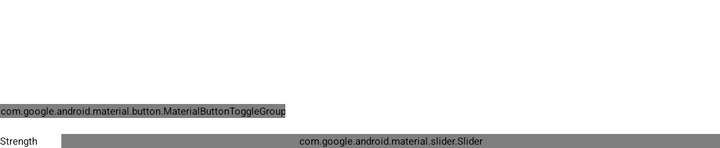
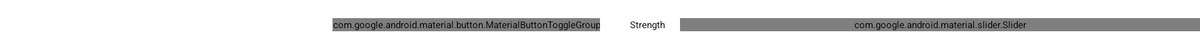

An Android layout and its configuration variant, each rendered on a device that would load it. The default file and the variant file are quoted in full after the pictures.
<!-- AndroidManifest.xml: application theme Theme.Stylo2 -->
<!-- res/layout/view_tool_settings.xml -->
<?xml version="1.0" encoding="utf-8"?>
<LinearLayout xmlns:android="http://schemas.android.com/apk/res/android"
    xmlns:app="http://schemas.android.com/apk/res-auto"
    android:layout_width="match_parent"
    android:layout_height="wrap_content"
    android:orientation="vertical">

    <LinearLayout
        android:id="@+id/tool_header"
        android:layout_width="match_parent"
        android:layout_height="wrap_content"
        android:gravity="center_vertical"
        android:orientation="horizontal">

        <ImageView
            android:id="@android:id/icon"
            android:layout_width="40dp"
            android:layout_height="40dp"
            android:layout_marginEnd="16dp"
            android:background="@drawable/tool_icon_background"
            android:importantForAccessibility="no"
            android:padding="8dp"
            app:tint="?attr/colorOnSecondaryContainer" />

        <LinearLayout
            android:layout_width="0dp"
            android:layout_height="wrap_content"
            android:layout_weight="1"
            android:orientation="vertical">

            <TextView
                android:id="@android:id/title"
                android:layout_width="wrap_content"
                android:layout_height="wrap_content"
                android:textAppearance="?attr/textAppearanceTitleMedium" />

            <TextView
                android:id="@android:id/summary"
                android:layout_width="wrap_content"
                android:layout_height="wrap_content"
                android:ellipsize="end"
                android:maxLines="1"
                android:textAppearance="?attr/textAppearanceBodyMedium"
                android:textColor="?android:attr/textColorSecondary" />
        </LinearLayout>
    </LinearLayout>

    <com.google.android.material.button.MaterialButtonToggleGroup
        android:id="@+id/textures"
        style="@style/Widget.Material3Expressive.MaterialButtonToggleGroup"
        android:layout_width="wrap_content"
        android:layout_height="wrap_content"
        android:layout_marginTop="12dp"
        app:selectionRequired="true"
        app:singleSelection="true">

        <Button
            android:id="@+id/texture_off"
            style="@style/Stylo2.TextureButton"
            android:contentDescription="@string/texture_off"
            app:icon="@drawable/ic_texture_off" />

        <Button
            android:id="@+id/texture_pencil"
            style="@style/Stylo2.TextureButton"
            android:contentDescription="@string/texture_pencil"
            app:icon="@drawable/ic_texture_pencil" />

        <Button
            android:id="@+id/texture_eraser"
            style="@style/Stylo2.TextureButton"
            android:contentDescription="@string/texture_eraser"
            app:icon="@drawable/ic_texture_eraser" />

        <Button
            android:id="@+id/texture_ballpen"
            style="@style/Stylo2.TextureButton"
            android:contentDescription="@string/texture_ballpen"
            app:icon="@drawable/ic_texture_ballpen" />

        <Button
            android:id="@+id/texture_pen"
            style="@style/Stylo2.TextureButton"
            android:contentDescription="@string/texture_pen"
            app:icon="@drawable/ic_texture_pen" />
    </com.google.android.material.button.MaterialButtonToggleGroup>

    <LinearLayout
        android:layout_width="match_parent"
        android:layout_height="wrap_content"
        android:layout_marginTop="8dp"
        android:gravity="center_vertical"
        android:orientation="horizontal">

        <TextView
            android:id="@+id/strength_label"
            android:layout_width="wrap_content"
            android:layout_height="wrap_content"
            android:text="@string/level_title"
            android:textAppearance="?attr/textAppearanceLabelLarge" />

        <com.google.android.material.slider.Slider
            android:id="@+id/strength"
            style="@style/Widget.Material3Expressive.Slider.Small"
            android:layout_width="0dp"
            android:layout_height="wrap_content"
            android:layout_weight="1"
            android:layout_marginStart="12dp"
            android:contentDescription="@string/level_title"
            android:stepSize="1"
            android:valueFrom="0"
            android:valueTo="4"
            app:tickVisible="true" />
    </LinearLayout>
</LinearLayout>
<!-- resources referenced by this layout -->
<resources>
  <!-- drawable ic_texture_ballpen (drawable) -->
  <?xml version="1.0" encoding="utf-8"?>
  <vector xmlns:android="http://schemas.android.com/apk/res/android"
      android:width="24dp" android:height="24dp"
      android:viewportWidth="614.4" android:viewportHeight="614.4"
      android:tint="?attr/colorControlNormal">
      <group android:translateX="51.2" android:translateY="51.2">
          <path android:fillColor="@android:color/white" android:pathData="M362.7 19.3L314.3 67.7 444.3 197.7l48.4-48.4c25-25 25-65.5 0-90.5L453.3 19.3c-25-25-65.5-25-90.5 0zm-71 71L58.6 323.5c-10.4 10.4-18 23.3-22.2 37.4L1 481.2C-1.5 489.7 .8 498.8 7 505s15.3 8.5 23.7 6.1l120.3-35.4c14.1-4.2 27-11.8 37.4-22.2L421.7 220.3 291.7 90.3z" />
      </group>
  </vector>
  <!-- drawable ic_texture_eraser (drawable) -->
  <?xml version="1.0" encoding="utf-8"?>
  <vector xmlns:android="http://schemas.android.com/apk/res/android"
      android:width="24dp" android:height="24dp"
      android:viewportWidth="691.2" android:viewportHeight="691.2"
      android:tint="?attr/colorControlNormal">
      <group android:translateX="57.6" android:translateY="89.6">
          <path android:fillColor="@android:color/white" android:pathData="M290.7 57.4L57.4 290.7c-25 25-25 65.5 0 90.5l80 80c12 12 28.3 18.7 45.3 18.7L288 480l9.4 0L512 480c17.7 0 32-14.3 32-32s-14.3-32-32-32l-124.1 0L518.6 285.3c25-25 25-65.5 0-90.5L381.3 57.4c-25-25-65.5-25-90.5 0zM297.4 416l-9.4 0-105.4 0-80-80L227.3 211.3 364.7 348.7 297.4 416z" />
      </group>
  </vector>
  <!-- drawable ic_texture_pen (drawable) -->
  <?xml version="1.0" encoding="utf-8"?>
  <vector xmlns:android="http://schemas.android.com/apk/res/android"
      android:width="24dp" android:height="24dp"
      android:viewportWidth="614.4" android:viewportHeight="614.4"
      android:tint="?attr/colorControlNormal">
      <group android:translateX="51.2" android:translateY="51.2">
          <path android:fillColor="@android:color/white" android:pathData="M373.5 27.1C388.5 9.9 410.2 0 433 0c43.6 0 79 35.4 79 79c0 22.8-9.9 44.6-27.1 59.6L277.7 319l-10.3-10.3-64-64L193 234.3 373.5 27.1zM170.3 256.9l10.4 10.4 64 64 10.4 10.4-19.2 83.4c-3.9 17.1-16.9 30.7-33.8 35.4L24.3 510.3l95.4-95.4c2.6 .7 5.4 1.1 8.3 1.1c17.7 0 32-14.3 32-32s-14.3-32-32-32s-32 14.3-32 32c0 2.9 .4 5.6 1.1 8.3L1.7 487.6 51.5 310c4.7-16.9 18.3-29.9 35.4-33.8l83.4-19.2z" />
      </group>
  </vector>
  <string name="level_title">Strength</string>
  <string name="texture_ballpen">Ballpoint pen</string>
  <string name="texture_eraser">Eraser</string>
  <string name="texture_off">No vibration</string>
  <string name="texture_pen">Pen</string>
  <string name="texture_pencil">Pencil</string>
  <style name="Stylo2.TextureButton" parent="Widget.Material3Expressive.Button.IconButton.Tonal">
          <item name="android:layout_width">56dp</item>
          <item name="android:layout_height">48dp</item>
          <item name="android:checkable">true</item>
          <item name="android:minWidth">0dp</item>
          <item name="android:paddingStart">0dp</item>
          <item name="android:paddingEnd">0dp</item>
          <item name="iconGravity">textStart</item>
          <item name="iconPadding">0dp</item>
      </style>
  <style name="Theme.Stylo2" parent="Theme.Material3Expressive.DynamicColors.DayNight.NoActionBar">
          <item name="android:statusBarColor">@android:color/transparent</item>
          <item name="android:navigationBarColor">@android:color/transparent</item>
          <item name="android:windowLightStatusBar">true</item>
          <item name="android:windowLightNavigationBar">true</item>
          <item name="preferenceTheme">@style/PreferenceThemeOverlay</item>
      </style>
  <!-- some entries are left out for length -->
</resources>
<!-- res/layout-w800dp/view_tool_settings.xml (the repository's variant of the layout above) -->
<!-- drawn on a 7-inch tablet turned sideways -->
<?xml version="1.0" encoding="utf-8"?>
<LinearLayout xmlns:android="http://schemas.android.com/apk/res/android"
    xmlns:app="http://schemas.android.com/apk/res-auto"
    android:layout_width="match_parent"
    android:layout_height="wrap_content"
    android:gravity="center_vertical"
    android:orientation="horizontal">

    <LinearLayout
        android:id="@+id/tool_header"
        android:layout_width="@dimen/tool_header_width"
        android:layout_height="wrap_content"
        android:gravity="center_vertical"
        android:orientation="horizontal">

        <ImageView
            android:id="@android:id/icon"
            android:layout_width="40dp"
            android:layout_height="40dp"
            android:layout_marginEnd="16dp"
            android:background="@drawable/tool_icon_background"
            android:importantForAccessibility="no"
            android:padding="8dp"
            app:tint="?attr/colorOnSecondaryContainer" />

        <LinearLayout
            android:layout_width="0dp"
            android:layout_height="wrap_content"
            android:layout_weight="1"
            android:orientation="vertical">

            <TextView
                android:id="@android:id/title"
                android:layout_width="wrap_content"
                android:layout_height="wrap_content"
                android:textAppearance="?attr/textAppearanceTitleMedium" />

            <TextView
                android:id="@android:id/summary"
                android:layout_width="wrap_content"
                android:layout_height="wrap_content"
                android:ellipsize="end"
                android:maxLines="1"
                android:textAppearance="?attr/textAppearanceBodyMedium"
                android:textColor="?android:attr/textColorSecondary" />
        </LinearLayout>
    </LinearLayout>

    <com.google.android.material.button.MaterialButtonToggleGroup
        android:id="@+id/textures"
        style="@style/Widget.Material3Expressive.MaterialButtonToggleGroup"
        android:layout_width="wrap_content"
        android:layout_height="wrap_content"
        android:layout_marginStart="16dp"
        app:selectionRequired="true"
        app:singleSelection="true">

        <Button
            android:id="@+id/texture_off"
            style="@style/Stylo2.TextureButton"
            android:contentDescription="@string/texture_off"
            app:icon="@drawable/ic_texture_off" />

        <Button
            android:id="@+id/texture_pencil"
            style="@style/Stylo2.TextureButton"
            android:contentDescription="@string/texture_pencil"
            app:icon="@drawable/ic_texture_pencil" />

        <Button
            android:id="@+id/texture_eraser"
            style="@style/Stylo2.TextureButton"
            android:contentDescription="@string/texture_eraser"
            app:icon="@drawable/ic_texture_eraser" />

        <Button
            android:id="@+id/texture_ballpen"
            style="@style/Stylo2.TextureButton"
            android:contentDescription="@string/texture_ballpen"
            app:icon="@drawable/ic_texture_ballpen" />

        <Button
            android:id="@+id/texture_pen"
            style="@style/Stylo2.TextureButton"
            android:contentDescription="@string/texture_pen"
            app:icon="@drawable/ic_texture_pen" />
    </com.google.android.material.button.MaterialButtonToggleGroup>

    <TextView
        android:id="@+id/strength_label"
        android:layout_width="wrap_content"
        android:layout_height="wrap_content"
        android:layout_marginStart="24dp"
        android:text="@string/level_title"
        android:textAppearance="?attr/textAppearanceLabelLarge" />

    <com.google.android.material.slider.Slider
        android:id="@+id/strength"
        style="@style/Widget.Material3Expressive.Slider.Small"
        android:layout_width="0dp"
        android:layout_height="wrap_content"
        android:layout_weight="1"
        android:layout_marginStart="12dp"
        android:contentDescription="@string/level_title"
        android:stepSize="1"
        android:valueFrom="0"
        android:valueTo="4"
        app:tickVisible="true" />
</LinearLayout>
<!-- resources referenced by the variant -->
<!-- as a 7-inch tablet turned sideways resolves them -->
<resources>
  <dimen name="tool_header_width">250dp</dimen>
  <!-- drawable ic_texture_ballpen (drawable) -->
  <?xml version="1.0" encoding="utf-8"?>
  <vector xmlns:android="http://schemas.android.com/apk/res/android"
      android:width="24dp" android:height="24dp"
      android:viewportWidth="614.4" android:viewportHeight="614.4"
      android:tint="?attr/colorControlNormal">
      <group android:translateX="51.2" android:translateY="51.2">
          <path android:fillColor="@android:color/white" android:pathData="M362.7 19.3L314.3 67.7 444.3 197.7l48.4-48.4c25-25 25-65.5 0-90.5L453.3 19.3c-25-25-65.5-25-90.5 0zm-71 71L58.6 323.5c-10.4 10.4-18 23.3-22.2 37.4L1 481.2C-1.5 489.7 .8 498.8 7 505s15.3 8.5 23.7 6.1l120.3-35.4c14.1-4.2 27-11.8 37.4-22.2L421.7 220.3 291.7 90.3z" />
      </group>
  </vector>
  <!-- drawable ic_texture_eraser (drawable) -->
  <?xml version="1.0" encoding="utf-8"?>
  <vector xmlns:android="http://schemas.android.com/apk/res/android"
      android:width="24dp" android:height="24dp"
      android:viewportWidth="691.2" android:viewportHeight="691.2"
      android:tint="?attr/colorControlNormal">
      <group android:translateX="57.6" android:translateY="89.6">
          <path android:fillColor="@android:color/white" android:pathData="M290.7 57.4L57.4 290.7c-25 25-25 65.5 0 90.5l80 80c12 12 28.3 18.7 45.3 18.7L288 480l9.4 0L512 480c17.7 0 32-14.3 32-32s-14.3-32-32-32l-124.1 0L518.6 285.3c25-25 25-65.5 0-90.5L381.3 57.4c-25-25-65.5-25-90.5 0zM297.4 416l-9.4 0-105.4 0-80-80L227.3 211.3 364.7 348.7 297.4 416z" />
      </group>
  </vector>
  <!-- drawable ic_texture_pen (drawable) -->
  <?xml version="1.0" encoding="utf-8"?>
  <vector xmlns:android="http://schemas.android.com/apk/res/android"
      android:width="24dp" android:height="24dp"
      android:viewportWidth="614.4" android:viewportHeight="614.4"
      android:tint="?attr/colorControlNormal">
      <group android:translateX="51.2" android:translateY="51.2">
          <path android:fillColor="@android:color/white" android:pathData="M373.5 27.1C388.5 9.9 410.2 0 433 0c43.6 0 79 35.4 79 79c0 22.8-9.9 44.6-27.1 59.6L277.7 319l-10.3-10.3-64-64L193 234.3 373.5 27.1zM170.3 256.9l10.4 10.4 64 64 10.4 10.4-19.2 83.4c-3.9 17.1-16.9 30.7-33.8 35.4L24.3 510.3l95.4-95.4c2.6 .7 5.4 1.1 8.3 1.1c17.7 0 32-14.3 32-32s-14.3-32-32-32s-32 14.3-32 32c0 2.9 .4 5.6 1.1 8.3L1.7 487.6 51.5 310c4.7-16.9 18.3-29.9 35.4-33.8l83.4-19.2z" />
      </group>
  </vector>
  <string name="level_title">Strength</string>
  <string name="texture_ballpen">Ballpoint pen</string>
  <string name="texture_eraser">Eraser</string>
  <string name="texture_off">No vibration</string>
  <string name="texture_pen">Pen</string>
  <string name="texture_pencil">Pencil</string>
  <style name="Stylo2.TextureButton" parent="Widget.Material3Expressive.Button.IconButton.Tonal">
          <item name="android:layout_width">56dp</item>
          <item name="android:layout_height">48dp</item>
          <item name="android:checkable">true</item>
          <item name="android:minWidth">0dp</item>
          <item name="android:paddingStart">0dp</item>
          <item name="android:paddingEnd">0dp</item>
          <item name="iconGravity">textStart</item>
          <item name="iconPadding">0dp</item>
      </style>
  <style name="Theme.Stylo2" parent="Theme.Material3Expressive.DynamicColors.DayNight.NoActionBar">
          <item name="android:statusBarColor">@android:color/transparent</item>
          <item name="android:navigationBarColor">@android:color/transparent</item>
          <item name="android:windowLightStatusBar">true</item>
          <item name="android:windowLightNavigationBar">true</item>
          <item name="preferenceTheme">@style/PreferenceThemeOverlay</item>
      </style>
  <!-- some entries are left out for length -->
</resources>
